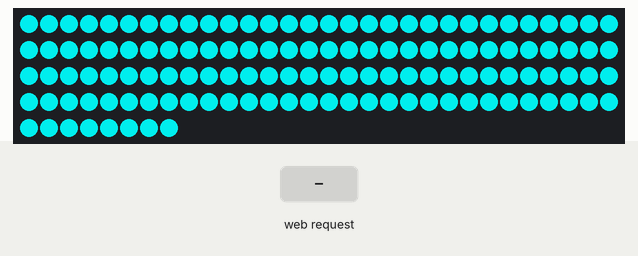
A program run on a simulated ESP32. Shown: 128 RGB LEDs in strip order, left to right, continuing on the next row. Inputs (shaded band) come from the test bench. WiFi joins after 1.5 s; servers stay silent unless stated; EEPROM starts erased; what the program prints to the serial monitor is not drawn.

Above: at 2.7 s.
2.8 s: HTTP request GET /power received
Timing chart, 0 to 5.8 s (numbered marks = the images above; inputs shaded):
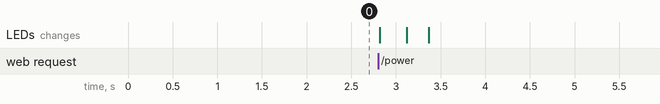

The program:

main.cpp
```cpp
/*
 * omarchy-esp32-leds - Nivel 2: Experiencia Visual "Pro"
 * Control de tira WS2812B para temas de Omarchy
 *
 * Características Nivel 2:
 *   - Transición suave (crossfade) no bloqueante de 600ms
 *   - Persistencia en NVS (Preferences): arranca con el último color y brillo
 *   - Control de brillo dinámico vía endpoint (/color?hex=...&b=...) y /brightness?val=...
 *   - Soporte mDNS (omarchy-leds.local)
 */

#include <Arduino.h>
#include <FastLED.h>
#include <WebServer.h>
#include <WiFi.h>
#include <ESPmDNS.h>
#include <Preferences.h>

#define WIFI_SSID "CLARO_h9hU3j"
#define WIFI_PASSWORD "7474FB19FD"

#define LED_PIN 5
#define NUM_LEDS 128
#define LED_TYPE WS2812B
#define COLOR_ORDER GRB
#define DEFAULT_BRIGHTNESS 200
#define FADE_DURATION_MS 600

#define MDNS_HOSTNAME "omarchy-leds"

CRGB leds[NUM_LEDS];
WebServer server(80);
Preferences preferences;

// Variables de estado y color
String currentHex = "000000";
CRGB startColor = CRGB::Black;
CRGB targetColor = CRGB::Black;
uint8_t startBrightness = DEFAULT_BRIGHTNESS;
uint8_t targetBrightness = DEFAULT_BRIGHTNESS;
bool powerOn = true;

// Control de transición suave (crossfade)
unsigned long fadeStartTime = 0;
bool isFading = false;

bool parseHex(const String &hex, uint8_t &r, uint8_t &g, uint8_t &b) {
  if (hex.length() != 6)
    return false;
  for (unsigned int i = 0; i < hex.length(); i++) {
    if (!isxdigit((unsigned char)hex[i]))
      return false;
  }
  long value = strtol(hex.c_str(), NULL, 16);
  r = (value >> 16) & 0xFF;
  g = (value >> 8) & 0xFF;
  b = value & 0xFF;
  return true;
}

void saveToNVS(const String &hex, uint8_t bri) {
  if (preferences.getString("hex", "") != hex) {
    preferences.putString("hex", hex);
  }
  if (preferences.getUChar("bri", 0) != bri) {
    preferences.putUChar("bri", bri);
  }
}

void startTransition(CRGB newColor, uint8_t newBrightness, const String &hex) {
  if (isFading) {
    startColor = leds[0];
    startBrightness = FastLED.getBrightness();
  } else {
    startColor = targetColor;
    startBrightness = targetBrightness;
  }

  targetColor = newColor;
  targetBrightness = newBrightness;
  currentHex = hex;
  fadeStartTime = millis();
  isFading = true;

  if (powerOn) {
    saveToNVS(hex, newBrightness);
  }
}

void updateFade() {
  if (!isFading)
    return;

  static unsigned long lastFrameTime = 0;
  unsigned long now = millis();

  // Mantener refresco suave a ~60 FPS (cada 16ms)
  if (now - lastFrameTime < 16)
    return;
  lastFrameTime = now;

  unsigned long elapsed = now - fadeStartTime;

  if (elapsed >= FADE_DURATION_MS) {
    fill_solid(leds, NUM_LEDS, targetColor);
    FastLED.setBrightness(targetBrightness);
    FastLED.show();
    isFading = false;
  } else {
    fract8 fraction = (elapsed * 255) / FADE_DURATION_MS;
    CRGB blended = blend(startColor, targetColor, fraction);
    uint8_t blendedBri =
        startBrightness +
        (((int16_t)targetBrightness - startBrightness) * fraction / 255);

    fill_solid(leds, NUM_LEDS, blended);
    FastLED.setBrightness(blendedBri);
    FastLED.show();
  }
}

void handleColor() {
  if (!server.hasArg("hex")) {
    server.send(400, "text/plain", "Falta parametro ?hex=RRGGBB");
    return;
  }

  String hex = server.arg("hex");
  hex.replace("#", "");
  hex.trim();
  hex.toLowerCase();

  uint8_t r, g, b;
  if (!parseHex(hex, r, g, b)) {
    server.send(400, "text/plain", "Formato invalido, usa RRGGBB");
    return;
  }

  uint8_t reqBrightness = targetBrightness;
  if (server.hasArg("b")) {
    int bVal = server.arg("b").toInt();
    if (bVal >= 0 && bVal <= 255) {
      reqBrightness = (uint8_t)bVal;
    }
  }

  powerOn = true;
  preferences.putBool("pwr", true);
  startTransition(CRGB(r, g, b), reqBrightness, hex);

  Serial.printf("Color recibido: #%02X%02X%02X, brillo: %d\n", r, g, b,
                reqBrightness);
  server.send(200, "text/plain", "OK " + hex + " b=" + String(reqBrightness));
}

void handleBrightness() {
  if (!server.hasArg("val")) {
    server.send(400, "text/plain", "Falta parametro ?val=0-255");
    return;
  }

  int bVal = server.arg("val").toInt();
  if (bVal < 0 || bVal > 255) {
    server.send(400, "text/plain", "Brillo invalido (rango 0-255)");
    return;
  }

  powerOn = true;
  preferences.putBool("pwr", true);
  startTransition(targetColor, (uint8_t)bVal, currentHex);
  server.send(200, "text/plain", "OK brillo " + String(bVal));
}

void handlePower() {
  if (server.hasArg("state")) {
    String state = server.arg("state");
    state.toLowerCase();
    if (state == "on" || state == "1" || state == "true") powerOn = true;
    else if (state == "off" || state == "0" || state == "false") powerOn = false;
    else if (state == "toggle") powerOn = !powerOn;
  } else {
    powerOn = !powerOn;
  }

  preferences.putBool("pwr", powerOn);

  if (powerOn) {
    uint8_t r, g, b;
    parseHex(currentHex, r, g, b);
    startTransition(CRGB(r, g, b), targetBrightness, currentHex);
  } else {
    // Atenuar a negro sin alterar el color/brillo guardado
    startTransition(CRGB::Black, 0, currentHex);
  }

  server.send(200, "text/plain", powerOn ? "ON" : "OFF");
}

void handleStatus() {
  String json = "{\"color\":\"#" + currentHex +
                "\",\"brightness\":" + String(targetBrightness) +
                ",\"power\":" + String(powerOn ? "true" : "false") +
                ",\"leds\":" + String(NUM_LEDS) +
                ",\"fade_ms\":" + String(FADE_DURATION_MS) +
                ",\"hostname\":\"" + String(MDNS_HOSTNAME) + ".local\"}";
  server.send(200, "application/json", json);
}

void handleRoot() {
  server.send(200, "text/plain",
              "omarchy-esp32-leds activo.\n"
              "mDNS: http://" MDNS_HOSTNAME ".local\n"
              "GET /color?hex=RRGGBB[&b=0-255]\n"
              "GET /brightness?val=0-255\n"
              "GET /power?state=on|off|toggle\n"
              "GET /status\n");
}

void setup() {
  Serial.begin(115200);

  FastLED.addLeds<LED_TYPE, LED_PIN, COLOR_ORDER>(leds, NUM_LEDS)
      .setCorrection(TypicalLEDStrip);
  FastLED.setDither(0);

  // 1. Recuperar estado guardado en NVS (Flash no volátil)
  preferences.begin("omarchy-leds", false);
  String savedHex = preferences.getString("hex", "00ffff");
  uint8_t savedBri = preferences.getUChar("bri", DEFAULT_BRIGHTNESS);
  powerOn = preferences.getBool("pwr", true);

  uint8_t r, g, b;
  if (parseHex(savedHex, r, g, b)) {
    targetColor = CRGB(r, g, b);
    currentHex = savedHex;
  } else {
    targetColor = CRGB(0, 255, 255);
    currentHex = "00ffff";
  }
  targetBrightness = savedBri;

  // Encender o permanecer apagado según el estado guardado
  if (powerOn) {
    fill_solid(leds, NUM_LEDS, targetColor);
    FastLED.setBrightness(targetBrightness);
  } else {
    fill_solid(leds, NUM_LEDS, CRGB::Black);
    FastLED.setBrightness(0);
  }
  FastLED.show();

  // 2. Conectar WiFi
  WiFi.mode(WIFI_STA);
  WiFi.begin(WIFI_SSID, WIFI_PASSWORD);
  Serial.print("Conectando a WiFi");
  while (WiFi.status() != WL_CONNECTED) {
    delay(500);
    Serial.print(".");
  }
  Serial.println();
  Serial.print("Conectado con exito. IP asignada: ");
  Serial.println(WiFi.localIP());

  // 3. Iniciar mDNS
  if (!MDNS.begin(MDNS_HOSTNAME)) {
    Serial.println("Error al iniciar servicio mDNS");
  } else {
    Serial.printf("mDNS activo: http://%s.local\n", MDNS_HOSTNAME);
    MDNS.addService("http", "tcp", 80);
  }

  // 4. Registrar rutas HTTP
  server.on("/", handleRoot);
  server.on("/color", handleColor);
  server.on("/brightness", handleBrightness);
  server.on("/power", handlePower);
  server.on("/status", handleStatus);
  server.begin();
  Serial.println("Servidor HTTP iniciado en puerto 80");
}

void loop() {
  server.handleClient();
  updateFade();
}
```
